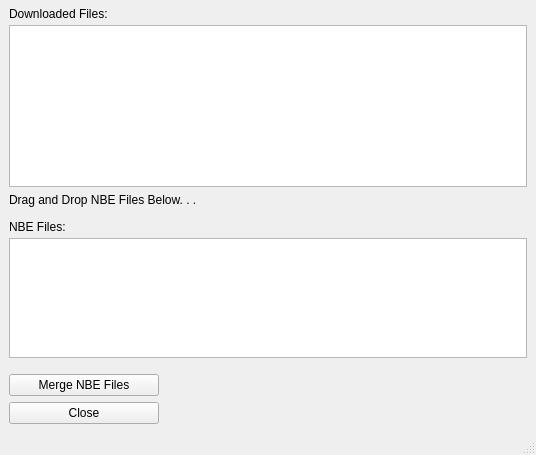
<?xml version="1.0" encoding="UTF-8"?>
<ui version="4.0">
 <class>MainWindow</class>
 <widget class="QMainWindow" name="MainWindow">
  <property name="geometry">
   <rect>
    <x>0</x>
    <y>0</y>
    <width>536</width>
    <height>455</height>
   </rect>
  </property>
  <property name="windowTitle">
   <string>MainWindow</string>
  </property>
  <widget class="QWidget" name="centralwidget">
   <layout class="QVBoxLayout" name="verticalLayout">
    <item>
     <widget class="QLabel" name="label">
      <property name="maximumSize">
       <size>
        <width>16777215</width>
        <height>10</height>
       </size>
      </property>
      <property name="text">
       <string>Downloaded Files:</string>
      </property>
     </widget>
    </item>
    <item>
     <widget class="QListWidget" name="downloads_listWidget">
      <property name="maximumSize">
       <size>
        <width>16777215</width>
        <height>300</height>
       </size>
      </property>
      <property name="dragDropMode">
       <enum>QAbstractItemView::DragDrop</enum>
      </property>
      <property name="defaultDropAction">
       <enum>Qt::MoveAction</enum>
      </property>
      <property name="selectionMode">
       <enum>QAbstractItemView::ExtendedSelection</enum>
      </property>
      <property name="selectionBehavior">
       <enum>QAbstractItemView::SelectItems</enum>
      </property>
     </widget>
    </item>
    <item>
     <widget class="QLabel" name="label_3">
      <property name="text">
       <string>Drag and Drop NBE Files Below. . .</string>
      </property>
     </widget>
    </item>
    <item>
     <spacer name="verticalSpacer">
      <property name="orientation">
       <enum>Qt::Vertical</enum>
      </property>
      <property name="sizeHint" stdset="0">
       <size>
        <width>20</width>
        <height>40</height>
       </size>
      </property>
     </spacer>
    </item>
    <item>
     <widget class="QLabel" name="label_2">
      <property name="maximumSize">
       <size>
        <width>16777215</width>
        <height>10</height>
       </size>
      </property>
      <property name="text">
       <string>NBE Files:</string>
      </property>
     </widget>
    </item>
    <item>
     <widget class="QListWidget" name="nbeFile_listWidget">
      <property name="maximumSize">
       <size>
        <width>16777215</width>
        <height>150</height>
       </size>
      </property>
      <property name="dragDropMode">
       <enum>QAbstractItemView::DragDrop</enum>
      </property>
      <property name="defaultDropAction">
       <enum>Qt::MoveAction</enum>
      </property>
      <property name="selectionMode">
       <enum>QAbstractItemView::ExtendedSelection</enum>
      </property>
     </widget>
    </item>
    <item>
     <spacer name="verticalSpacer_2">
      <property name="orientation">
       <enum>Qt::Vertical</enum>
      </property>
      <property name="sizeHint" stdset="0">
       <size>
        <width>20</width>
        <height>40</height>
       </size>
      </property>
     </spacer>
    </item>
    <item>
     <widget class="QPushButton" name="merge_pushButton">
      <property name="maximumSize">
       <size>
        <width>150</width>
        <height>16777215</height>
       </size>
      </property>
      <property name="text">
       <string>Merge NBE Files</string>
      </property>
     </widget>
    </item>
    <item>
     <widget class="QPushButton" name="close_pushButton">
      <property name="maximumSize">
       <size>
        <width>150</width>
        <height>16777215</height>
       </size>
      </property>
      <property name="text">
       <string>Close</string>
      </property>
     </widget>
    </item>
   </layout>
  </widget>
  <widget class="QStatusBar" name="statusbar"/>
 </widget>
 <resources/>
 <connections/>
</ui>
